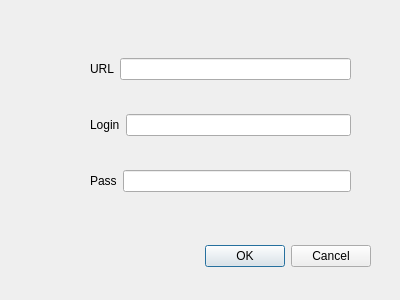
<?xml version="1.0" encoding="UTF-8"?>
<ui version="4.0">
 <class>addAcc</class>
 <widget class="QDialog" name="addAcc">
  <property name="geometry">
   <rect>
    <x>0</x>
    <y>0</y>
    <width>400</width>
    <height>300</height>
   </rect>
  </property>
  <property name="windowTitle">
   <string>Dialog</string>
  </property>
  <widget class="QDialogButtonBox" name="buttonBox">
   <property name="geometry">
    <rect>
     <x>30</x>
     <y>240</y>
     <width>341</width>
     <height>32</height>
    </rect>
   </property>
   <property name="orientation">
    <enum>Qt::Horizontal</enum>
   </property>
   <property name="standardButtons">
    <set>QDialogButtonBox::Cancel|QDialogButtonBox::Ok</set>
   </property>
   <property name="centerButtons">
    <bool>false</bool>
   </property>
  </widget>
  <widget class="QWidget" name="verticalLayoutWidget">
   <property name="geometry">
    <rect>
     <x>90</x>
     <y>30</y>
     <width>261</width>
     <height>191</height>
    </rect>
   </property>
   <layout class="QVBoxLayout" name="verticalLayout">
    <item>
     <layout class="QHBoxLayout" name="horizontalLayout_2">
      <item>
       <widget class="QLabel" name="label_2">
        <property name="maximumSize">
         <size>
          <width>500</width>
          <height>16777215</height>
         </size>
        </property>
        <property name="text">
         <string>URL</string>
        </property>
       </widget>
      </item>
      <item>
       <widget class="QLineEdit" name="inputUrl"/>
      </item>
     </layout>
    </item>
    <item>
     <layout class="QHBoxLayout" name="horizontalLayout">
      <item>
       <widget class="QLabel" name="label">
        <property name="maximumSize">
         <size>
          <width>500</width>
          <height>16777215</height>
         </size>
        </property>
        <property name="text">
         <string>Login</string>
        </property>
       </widget>
      </item>
      <item>
       <widget class="QLineEdit" name="inputLogin">
        <property name="echoMode">
         <enum>QLineEdit::Password</enum>
        </property>
       </widget>
      </item>
     </layout>
    </item>
    <item>
     <layout class="QHBoxLayout" name="horizontalLayout_3">
      <item>
       <widget class="QLabel" name="label_3">
        <property name="maximumSize">
         <size>
          <width>500</width>
          <height>16777215</height>
         </size>
        </property>
        <property name="text">
         <string>Pass</string>
        </property>
       </widget>
      </item>
      <item>
       <widget class="QLineEdit" name="inputPass">
        <property name="maximumSize">
         <size>
          <width>300</width>
          <height>16777215</height>
         </size>
        </property>
        <property name="echoMode">
         <enum>QLineEdit::Password</enum>
        </property>
       </widget>
      </item>
     </layout>
    </item>
   </layout>
  </widget>
 </widget>
 <resources/>
 <connections>
  <connection>
   <sender>buttonBox</sender>
   <signal>accepted()</signal>
   <receiver>addAcc</receiver>
   <slot>accept()</slot>
   <hints>
    <hint type="sourcelabel">
     <x>248</x>
     <y>254</y>
    </hint>
    <hint type="destinationlabel">
     <x>157</x>
     <y>274</y>
    </hint>
   </hints>
  </connection>
  <connection>
   <sender>buttonBox</sender>
   <signal>rejected()</signal>
   <receiver>addAcc</receiver>
   <slot>reject()</slot>
   <hints>
    <hint type="sourcelabel">
     <x>316</x>
     <y>260</y>
    </hint>
    <hint type="destinationlabel">
     <x>286</x>
     <y>274</y>
    </hint>
   </hints>
  </connection>
 </connections>
</ui>
